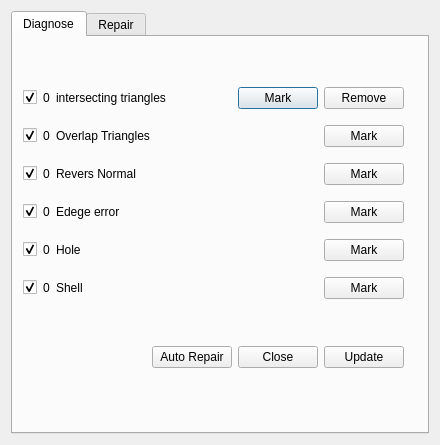
<?xml version="1.0" encoding="UTF-8"?>
<ui version="4.0">
 <class>MyDialog</class>
 <widget class="QDialog" name="MyDialog">
  <property name="geometry">
   <rect>
    <x>0</x>
    <y>0</y>
    <width>440</width>
    <height>445</height>
   </rect>
  </property>
  <property name="minimumSize">
   <size>
    <width>440</width>
    <height>445</height>
   </size>
  </property>
  <property name="maximumSize">
   <size>
    <width>440</width>
    <height>445</height>
   </size>
  </property>
  <property name="windowTitle">
   <string>Dialog</string>
  </property>
  <layout class="QVBoxLayout" name="verticalLayout_5">
   <item>
    <layout class="QVBoxLayout" name="verticalLayout">
     <item>
      <widget class="QTabWidget" name="tabWidget">
       <property name="currentIndex">
        <number>0</number>
       </property>
       <widget class="QWidget" name="widget">
        <attribute name="title">
         <string>Diagnose</string>
        </attribute>
        <widget class="QWidget" name="verticalLayoutWidget_4">
         <property name="geometry">
          <rect>
           <x>0</x>
           <y>0</y>
           <width>391</width>
           <height>331</height>
          </rect>
         </property>
         <layout class="QVBoxLayout" name="verticalLayout_4">
          <property name="leftMargin">
           <number>10</number>
          </property>
          <property name="topMargin">
           <number>10</number>
          </property>
          <item>
           <spacer name="verticalSpacer">
            <property name="orientation">
             <enum>Qt::Vertical</enum>
            </property>
            <property name="sizeHint" stdset="0">
             <size>
              <width>20</width>
              <height>40</height>
             </size>
            </property>
           </spacer>
          </item>
          <item>
           <layout class="QHBoxLayout" name="horizontalLayout_2">
            <property name="topMargin">
             <number>10</number>
            </property>
            <item>
             <widget class="QCheckBox" name="intersect_checkBox">
              <property name="enabled">
               <bool>true</bool>
              </property>
              <property name="maximumSize">
               <size>
                <width>191</width>
                <height>16777215</height>
               </size>
              </property>
              <property name="mouseTracking">
               <bool>true</bool>
              </property>
              <property name="acceptDrops">
               <bool>false</bool>
              </property>
              <property name="text">
               <string/>
              </property>
              <property name="checkable">
               <bool>true</bool>
              </property>
              <property name="checked">
               <bool>true</bool>
              </property>
              <property name="autoRepeat">
               <bool>false</bool>
              </property>
              <property name="tristate">
               <bool>false</bool>
              </property>
             </widget>
            </item>
            <item>
             <widget class="QLabel" name="intersect_label">
              <property name="text">
               <string>0</string>
              </property>
             </widget>
            </item>
            <item>
             <widget class="QLabel" name="label_2">
              <property name="text">
               <string>intersecting triangles</string>
              </property>
             </widget>
            </item>
            <item>
             <spacer name="horizontalSpacer_2">
              <property name="orientation">
               <enum>Qt::Horizontal</enum>
              </property>
              <property name="sizeHint" stdset="0">
               <size>
                <width>40</width>
                <height>20</height>
               </size>
              </property>
             </spacer>
            </item>
            <item>
             <widget class="QPushButton" name="pushButton_8">
              <property name="text">
               <string>Mark</string>
              </property>
             </widget>
            </item>
            <item>
             <widget class="QPushButton" name="pushButton_15">
              <property name="text">
               <string>Remove</string>
              </property>
             </widget>
            </item>
           </layout>
          </item>
          <item>
           <layout class="QHBoxLayout" name="horizontalLayout_5">
            <property name="topMargin">
             <number>10</number>
            </property>
            <item>
             <widget class="QCheckBox" name="overlap_checkBox">
              <property name="enabled">
               <bool>true</bool>
              </property>
              <property name="maximumSize">
               <size>
                <width>191</width>
                <height>16777215</height>
               </size>
              </property>
              <property name="text">
               <string/>
              </property>
              <property name="checked">
               <bool>true</bool>
              </property>
             </widget>
            </item>
            <item>
             <widget class="QLabel" name="overlap_label">
              <property name="text">
               <string>0</string>
              </property>
             </widget>
            </item>
            <item>
             <widget class="QLabel" name="label_5">
              <property name="text">
               <string>Overlap Triangles</string>
              </property>
             </widget>
            </item>
            <item>
             <spacer name="horizontalSpacer_5">
              <property name="orientation">
               <enum>Qt::Horizontal</enum>
              </property>
              <property name="sizeHint" stdset="0">
               <size>
                <width>40</width>
                <height>20</height>
               </size>
              </property>
             </spacer>
            </item>
            <item>
             <widget class="QPushButton" name="pushButton_12">
              <property name="text">
               <string>Mark</string>
              </property>
             </widget>
            </item>
           </layout>
          </item>
          <item>
           <layout class="QHBoxLayout" name="horizontalLayout_9">
            <property name="topMargin">
             <number>10</number>
            </property>
            <item>
             <widget class="QCheckBox" name="reverse_checkBox">
              <property name="maximumSize">
               <size>
                <width>191</width>
                <height>16777215</height>
               </size>
              </property>
              <property name="text">
               <string/>
              </property>
              <property name="checked">
               <bool>true</bool>
              </property>
             </widget>
            </item>
            <item>
             <widget class="QLabel" name="reverse_label">
              <property name="text">
               <string>0</string>
              </property>
             </widget>
            </item>
            <item>
             <widget class="QLabel" name="label_6">
              <property name="text">
               <string>Revers Normal</string>
              </property>
             </widget>
            </item>
            <item>
             <spacer name="horizontalSpacer_6">
              <property name="orientation">
               <enum>Qt::Horizontal</enum>
              </property>
              <property name="sizeHint" stdset="0">
               <size>
                <width>40</width>
                <height>20</height>
               </size>
              </property>
             </spacer>
            </item>
            <item>
             <widget class="QPushButton" name="pushButton_13">
              <property name="text">
               <string>Mark</string>
              </property>
             </widget>
            </item>
           </layout>
          </item>
          <item>
           <layout class="QHBoxLayout" name="horizontalLayout_10">
            <property name="topMargin">
             <number>10</number>
            </property>
            <item>
             <widget class="QCheckBox" name="badside_checkBox">
              <property name="maximumSize">
               <size>
                <width>191</width>
                <height>16777215</height>
               </size>
              </property>
              <property name="text">
               <string/>
              </property>
              <property name="checked">
               <bool>true</bool>
              </property>
             </widget>
            </item>
            <item>
             <widget class="QLabel" name="badside_label">
              <property name="text">
               <string>0</string>
              </property>
             </widget>
            </item>
            <item>
             <widget class="QLabel" name="label_12">
              <property name="text">
               <string>Edege error</string>
              </property>
             </widget>
            </item>
            <item>
             <spacer name="horizontalSpacer_7">
              <property name="orientation">
               <enum>Qt::Horizontal</enum>
              </property>
              <property name="sizeHint" stdset="0">
               <size>
                <width>40</width>
                <height>20</height>
               </size>
              </property>
             </spacer>
            </item>
            <item>
             <widget class="QPushButton" name="pushButton_14">
              <property name="text">
               <string>Mark</string>
              </property>
             </widget>
            </item>
           </layout>
          </item>
          <item>
           <layout class="QHBoxLayout" name="horizontalLayout_4">
            <property name="topMargin">
             <number>10</number>
            </property>
            <item>
             <widget class="QCheckBox" name="hole_checkBox">
              <property name="maximumSize">
               <size>
                <width>191</width>
                <height>16777215</height>
               </size>
              </property>
              <property name="text">
               <string/>
              </property>
              <property name="checked">
               <bool>true</bool>
              </property>
             </widget>
            </item>
            <item>
             <widget class="QLabel" name="hole_label">
              <property name="text">
               <string>0</string>
              </property>
             </widget>
            </item>
            <item>
             <widget class="QLabel" name="label_4">
              <property name="text">
               <string>Hole</string>
              </property>
             </widget>
            </item>
            <item>
             <spacer name="horizontalSpacer_4">
              <property name="orientation">
               <enum>Qt::Horizontal</enum>
              </property>
              <property name="sizeHint" stdset="0">
               <size>
                <width>40</width>
                <height>20</height>
               </size>
              </property>
             </spacer>
            </item>
            <item>
             <widget class="QPushButton" name="pushButton_18">
              <property name="text">
               <string>Mark</string>
              </property>
             </widget>
            </item>
           </layout>
          </item>
          <item>
           <layout class="QHBoxLayout" name="horizontalLayout_3">
            <property name="topMargin">
             <number>10</number>
            </property>
            <item>
             <widget class="QCheckBox" name="shell_checkBox">
              <property name="maximumSize">
               <size>
                <width>191</width>
                <height>16777215</height>
               </size>
              </property>
              <property name="text">
               <string/>
              </property>
              <property name="checked">
               <bool>true</bool>
              </property>
             </widget>
            </item>
            <item>
             <widget class="QLabel" name="shell_label">
              <property name="text">
               <string>0</string>
              </property>
             </widget>
            </item>
            <item>
             <widget class="QLabel" name="label_3">
              <property name="text">
               <string>Shell</string>
              </property>
             </widget>
            </item>
            <item>
             <spacer name="horizontalSpacer_3">
              <property name="orientation">
               <enum>Qt::Horizontal</enum>
              </property>
              <property name="sizeHint" stdset="0">
               <size>
                <width>40</width>
                <height>20</height>
               </size>
              </property>
             </spacer>
            </item>
            <item>
             <widget class="QPushButton" name="pushButton_16">
              <property name="text">
               <string>Mark</string>
              </property>
             </widget>
            </item>
           </layout>
          </item>
          <item>
           <spacer name="verticalSpacer_4">
            <property name="orientation">
             <enum>Qt::Vertical</enum>
            </property>
            <property name="sizeHint" stdset="0">
             <size>
              <width>20</width>
              <height>40</height>
             </size>
            </property>
           </spacer>
          </item>
          <item>
           <layout class="QHBoxLayout" name="horizontalLayout">
            <property name="topMargin">
             <number>10</number>
            </property>
            <item>
             <spacer name="horizontalSpacer">
              <property name="orientation">
               <enum>Qt::Horizontal</enum>
              </property>
              <property name="sizeHint" stdset="0">
               <size>
                <width>40</width>
                <height>20</height>
               </size>
              </property>
             </spacer>
            </item>
            <item>
             <widget class="QPushButton" name="pushButton_17">
              <property name="text">
               <string>Auto Repair</string>
              </property>
             </widget>
            </item>
            <item>
             <widget class="QPushButton" name="pushButton">
              <property name="text">
               <string>Close</string>
              </property>
             </widget>
            </item>
            <item>
             <widget class="QPushButton" name="pushButton_2">
              <property name="enabled">
               <bool>true</bool>
              </property>
              <property name="styleSheet">
               <string notr="true">border-image: url(:/Meshprint/Resources/images/button_update_1.png);
border-image: url(:/Meshprint/Resources/images/button_update_2.png);</string>
              </property>
              <property name="text">
               <string>Update</string>
              </property>
              <property name="icon">
               <iconset resource="meshprint.qrc">
                <normaloff>:/Meshprint/Resources/images/button_update_1.png</normaloff>:/Meshprint/Resources/images/button_update_1.png</iconset>
              </property>
             </widget>
            </item>
           </layout>
          </item>
         </layout>
        </widget>
       </widget>
       <widget class="QWidget" name="widget_2">
        <attribute name="title">
         <string>Repair</string>
        </attribute>
        <widget class="QWidget" name="horizontalLayoutWidget">
         <property name="geometry">
          <rect>
           <x>-1</x>
           <y>-1</y>
           <width>401</width>
           <height>271</height>
          </rect>
         </property>
         <layout class="QHBoxLayout" name="horizontalLayout_6">
          <item>
           <layout class="QVBoxLayout" name="verticalLayout_2">
            <property name="leftMargin">
             <number>0</number>
            </property>
            <item>
             <spacer name="verticalSpacer_2">
              <property name="orientation">
               <enum>Qt::Vertical</enum>
              </property>
              <property name="sizeHint" stdset="0">
               <size>
                <width>20</width>
                <height>40</height>
               </size>
              </property>
             </spacer>
            </item>
            <item>
             <widget class="QPushButton" name="pushButton_9">
              <property name="text">
               <string>auto repair</string>
              </property>
             </widget>
            </item>
            <item>
             <spacer name="verticalSpacer_3">
              <property name="orientation">
               <enum>Qt::Vertical</enum>
              </property>
              <property name="sizeHint" stdset="0">
               <size>
                <width>20</width>
                <height>40</height>
               </size>
              </property>
             </spacer>
            </item>
            <item>
             <widget class="QPushButton" name="pushButton_6">
              <property name="text">
               <string>choose tirangle</string>
              </property>
             </widget>
            </item>
            <item>
             <widget class="QPushButton" name="pushButton_5">
              <property name="text">
               <string>create triangle</string>
              </property>
             </widget>
            </item>
           </layout>
          </item>
          <item>
           <layout class="QVBoxLayout" name="verticalLayout_3">
            <property name="leftMargin">
             <number>0</number>
            </property>
            <item>
             <spacer name="verticalSpacer_6">
              <property name="orientation">
               <enum>Qt::Vertical</enum>
              </property>
              <property name="sizeHint" stdset="0">
               <size>
                <width>20</width>
                <height>40</height>
               </size>
              </property>
             </spacer>
            </item>
            <item>
             <layout class="QHBoxLayout" name="horizontalLayout_7">
              <item>
               <widget class="QPushButton" name="pushButton_4">
                <property name="text">
                 <string>color</string>
                </property>
               </widget>
              </item>
             </layout>
            </item>
            <item>
             <spacer name="verticalSpacer_5">
              <property name="orientation">
               <enum>Qt::Vertical</enum>
              </property>
              <property name="sizeHint" stdset="0">
               <size>
                <width>20</width>
                <height>40</height>
               </size>
              </property>
             </spacer>
            </item>
            <item>
             <layout class="QHBoxLayout" name="horizontalLayout_8">
              <item>
               <widget class="QPushButton" name="pushButton_11">
                <property name="text">
                 <string>help</string>
                </property>
               </widget>
              </item>
              <item>
               <widget class="QPushButton" name="pushButton_10">
                <property name="text">
                 <string>close</string>
                </property>
               </widget>
              </item>
             </layout>
            </item>
           </layout>
          </item>
         </layout>
        </widget>
       </widget>
      </widget>
     </item>
    </layout>
   </item>
  </layout>
 </widget>
 <resources>
  <include location="meshprint.qrc"/>
 </resources>
 <connections>
  <connection>
   <sender>pushButton_10</sender>
   <signal>clicked()</signal>
   <receiver>MyDialog</receiver>
   <slot>reject()</slot>
   <hints>
    <hint type="sourcelabel">
     <x>408</x>
     <y>297</y>
    </hint>
    <hint type="destinationlabel">
     <x>412</x>
     <y>-5</y>
    </hint>
   </hints>
  </connection>
  <connection>
   <sender>MyDialog</sender>
   <signal>rejected()</signal>
   <receiver>MyDialog</receiver>
   <slot>DialogClose()</slot>
   <hints>
    <hint type="sourcelabel">
     <x>211</x>
     <y>150</y>
    </hint>
    <hint type="destinationlabel">
     <x>211</x>
     <y>150</y>
    </hint>
   </hints>
  </connection>
  <connection>
   <sender>pushButton_2</sender>
   <signal>clicked()</signal>
   <receiver>MyDialog</receiver>
   <slot>on_updateButton_clicked()</slot>
   <hints>
    <hint type="sourcelabel">
     <x>400</x>
     <y>359</y>
    </hint>
    <hint type="destinationlabel">
     <x>437</x>
     <y>311</y>
    </hint>
   </hints>
  </connection>
  <connection>
   <sender>pushButton</sender>
   <signal>clicked()</signal>
   <receiver>MyDialog</receiver>
   <slot>reject()</slot>
   <hints>
    <hint type="sourcelabel">
     <x>319</x>
     <y>358</y>
    </hint>
    <hint type="destinationlabel">
     <x>469</x>
     <y>200</y>
    </hint>
   </hints>
  </connection>
  <connection>
   <sender>pushButton_9</sender>
   <signal>clicked()</signal>
   <receiver>MyDialog</receiver>
   <slot>on_maintenanceButton_clicked()</slot>
   <hints>
    <hint type="sourcelabel">
     <x>124</x>
     <y>147</y>
    </hint>
    <hint type="destinationlabel">
     <x>203</x>
     <y>-6</y>
    </hint>
   </hints>
  </connection>
  <connection>
   <sender>pushButton_5</sender>
   <signal>clicked()</signal>
   <receiver>MyDialog</receiver>
   <slot>on_createTriangle_clicked()</slot>
   <hints>
    <hint type="sourcelabel">
     <x>124</x>
     <y>298</y>
    </hint>
    <hint type="destinationlabel">
     <x>-92</x>
     <y>326</y>
    </hint>
   </hints>
  </connection>
  <connection>
   <sender>pushButton_18</sender>
   <signal>clicked()</signal>
   <receiver>MyDialog</receiver>
   <slot>on_repairhole_clicked()</slot>
   <hints>
    <hint type="sourcelabel">
     <x>380</x>
     <y>239</y>
    </hint>
    <hint type="destinationlabel">
     <x>392</x>
     <y>-12</y>
    </hint>
   </hints>
  </connection>
  <connection>
   <sender>pushButton_8</sender>
   <signal>clicked()</signal>
   <receiver>MyDialog</receiver>
   <slot>on_markcolorbutton_clicked()</slot>
   <hints>
    <hint type="sourcelabel">
     <x>290</x>
     <y>86</y>
    </hint>
    <hint type="destinationlabel">
     <x>485</x>
     <y>69</y>
    </hint>
   </hints>
  </connection>
  <connection>
   <sender>pushButton_15</sender>
   <signal>clicked()</signal>
   <receiver>MyDialog</receiver>
   <slot>on_clearButton_clicked()</slot>
   <hints>
    <hint type="sourcelabel">
     <x>354</x>
     <y>82</y>
    </hint>
    <hint type="destinationlabel">
     <x>460</x>
     <y>76</y>
    </hint>
   </hints>
  </connection>
  <connection>
   <sender>intersect_checkBox</sender>
   <signal>clicked()</signal>
   <receiver>MyDialog</receiver>
   <slot>on_intersectAndoverlapCheckBox()</slot>
   <hints>
    <hint type="sourcelabel">
     <x>30</x>
     <y>84</y>
    </hint>
    <hint type="destinationlabel">
     <x>-24</x>
     <y>65</y>
    </hint>
   </hints>
  </connection>
  <connection>
   <sender>pushButton_14</sender>
   <signal>clicked()</signal>
   <receiver>MyDialog</receiver>
   <slot>on_markbadisdebutton_clicked()</slot>
   <hints>
    <hint type="sourcelabel">
     <x>362</x>
     <y>203</y>
    </hint>
    <hint type="destinationlabel">
     <x>482</x>
     <y>154</y>
    </hint>
   </hints>
  </connection>
  <connection>
   <sender>pushButton_17</sender>
   <signal>clicked()</signal>
   <receiver>MyDialog</receiver>
   <slot>on_maintenanceButton_clicked()</slot>
   <hints>
    <hint type="sourcelabel">
     <x>194</x>
     <y>351</y>
    </hint>
    <hint type="destinationlabel">
     <x>513</x>
     <y>341</y>
    </hint>
   </hints>
  </connection>
 </connections>
 <slots>
  <slot>DialogClose()</slot>
  <slot>on_updateButton_clicked()</slot>
  <slot>on_clearButton_clicked()</slot>
  <slot>on_maintenanceButton_clicked()</slot>
  <slot>on_markcolorbutton_clicked()</slot>
  <slot>on_createTriangle_clicked()</slot>
  <slot>on_repairhole_clicked()</slot>
  <slot>on_holeMark_clicked()</slot>
  <slot>on_intersectAndoverlapCheckBox()</slot>
  <slot>on_markbadisdebutton_clicked()</slot>
 </slots>
</ui>
